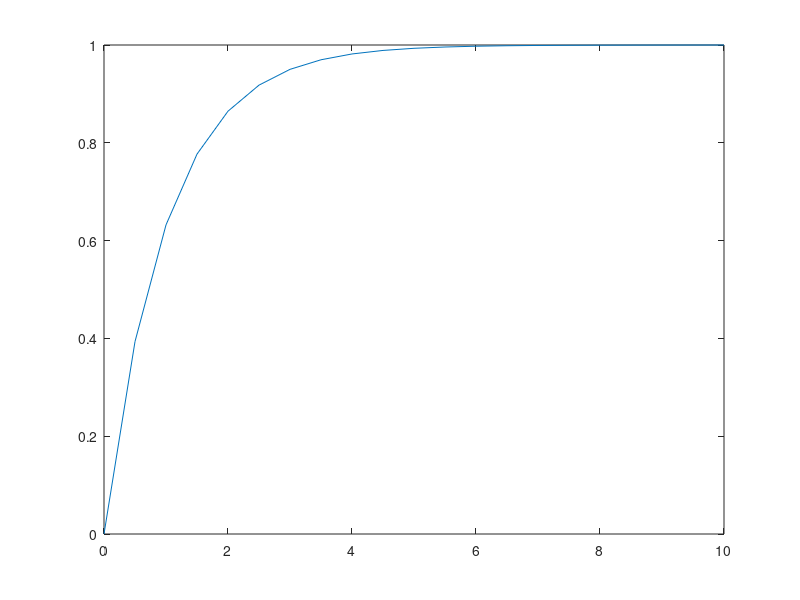

Here is the MATLAB script that generated this plot: (Note: this script raises an error after producing the figure.)
function q4
m=30000;
n = 10;
%plot the exact cdf by directly plot the cdf formula from Q2 
x1 = 0:0.5:n;
figure(1);
plot(x1,1-exp(-x1));
hold on
%plot the sample cdf by using 'getexp' to create exponential random
r2 = zeros(1,m);
for i = 1:m
    r2(i) = getexp(1);    
end 
cdfplot(r2);
legend('Exact','Sample')
